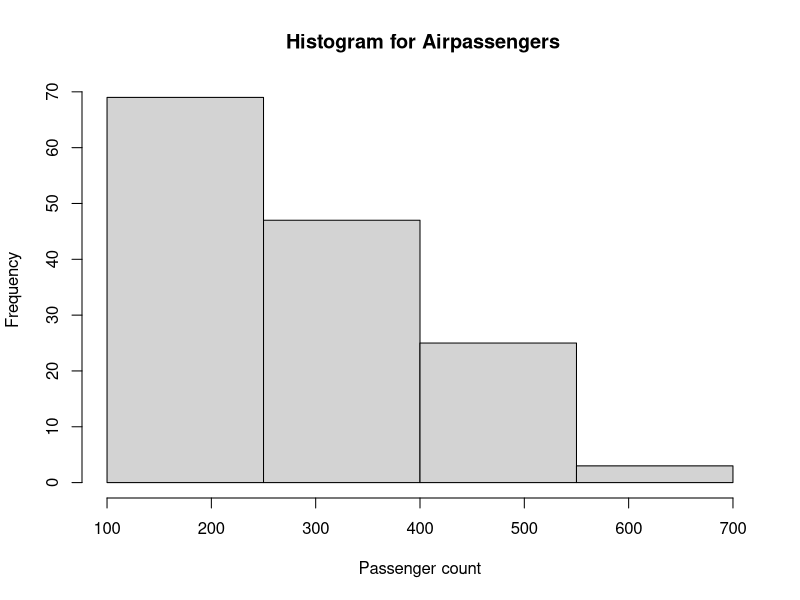

The R source for this figure:
data("AirPassengers")
hist(AirPassengers, breaks = seq(100, 700, by = 150),  main=" Histogram for Airpassengers", xlab = "Passenger count", ylab = "Frequency")

